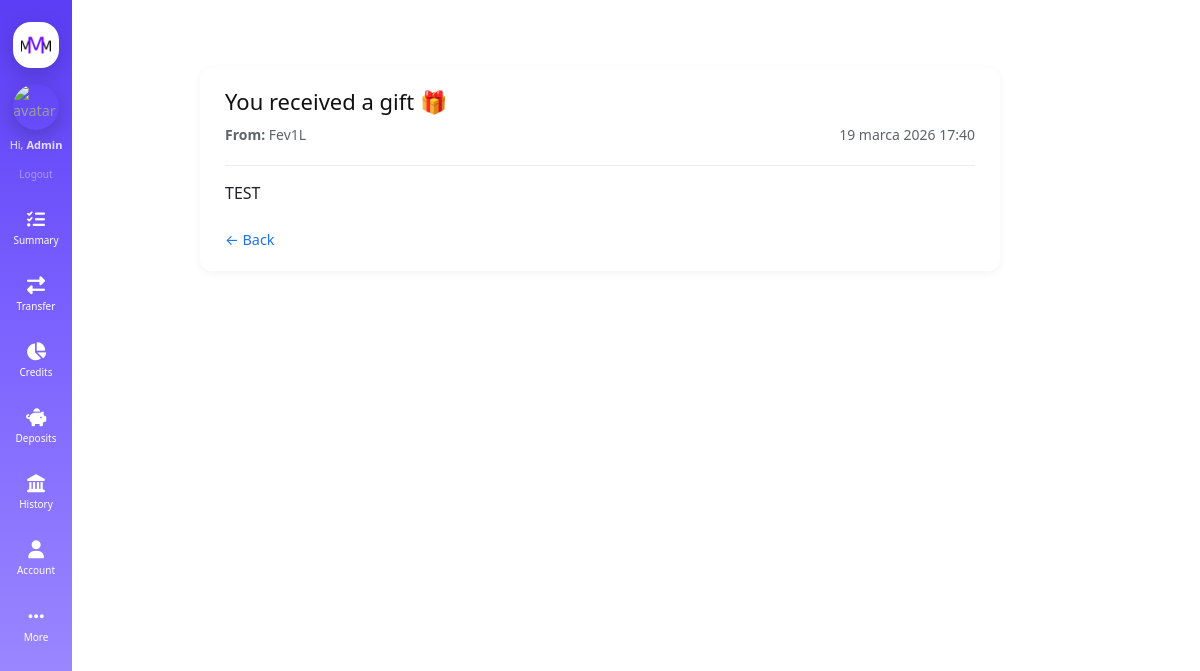
The app's page /inbox/12/ (signed in) with its own data.
### main/models.py (models this page shows, shortened)
class InboxMessage(models.Model):
    SYSTEM = "system"
    USER = "user"
    REQUEST = "request"
    GIFT = "gift"
    MESSAGE_TYPE = [
        (SYSTEM, "System"),
        (USER, "User"),
        (REQUEST, "Request"),
        (GIFT, "Gift"),
    ]
    receiver = models.ForeignKey(User, on_delete=models.CASCADE, related_name="messages")
    sender = models.ForeignKey(User, on_delete=models.SET_NULL, null=True, blank=True)
    title = models.CharField(max_length=255)
    content = models.TextField()
    type = models.CharField(max_length=10, choices=MESSAGE_TYPE, default=SYSTEM)
    amount = models.DecimalField(max_digits=12, decimal_places=2, null=True, blank=True)
    is_paid = models.BooleanField(default=False)
    is_read = models.BooleanField(default=False)
    created_at = models.DateTimeField(auto_now_add=True)

### main/views.py (the view)
# urls.py: path('inbox/<int:message_id>/', views.message_detail, name='message_detail'),
@login_required
def message_detail(request, message_id):
    msg = get_object_or_404(InboxMessage, id=message_id, receiver=request.user)
    if not msg.is_read:
        msg.is_read = True
        msg.save()
    return render(request, 'main/mail/mail.html', {'msg': msg})

### main/context_processors.py (called while the page is built)
def unread_messages(request):
    if request.user.is_authenticated:
        count = InboxMessage.objects.filter(
            receiver=request.user,
            is_read=False
        ).count()
    else:
        count = 0
    return {
        'unread_count': count
    }

### main/templatetags/sidebar_links.py (called while the page is built)
@register.simple_tag
def get_links():
    return [{
        'name': 'Summary',
        'href': '/',
        'icon': 'fa-regular fa-list-check',
    },{
        'name': 'Transfer',
        'href': '/contacts/',
        'icon': 'fa-regular fa-right-left',
    }, {
        'name': 'Credits',
        'href': '/credits/',
        'icon': 'fa-solid fa-chart-pie',
    }, {
        'name': 'Deposits',
        'href': '/deposits/',
        'icon': 'fa-solid fa-piggy-bank',
    },{
        'name': 'History',
        'href': '/history',
        'icon': 'fa-regular fa-landmark',
    },{
        'name': 'Account',
        'href': '/profile',
        'icon': 'fa-solid fa-user',
    },{
        'name': 'More',
        'href': '/more/',
        'icon': 'fa-ellipsis',
    }]

### main/templates/main/mail/mail.html (shortened to what this page needs)
{% extends 'main/mail/mail_layout.html' %}
{% block content %}
<div class="mail-container">
  <div class="mail-header">
    <h2>{{ msg.title }}</h2>
    <div class="mail-meta">
      {% if msg.sender %}
      <span><b>From:</b> {{ msg.sender.username }}</span>
      {% else %}
      <span><b>From:</b> System</span>
      {% endif %}
      <span class="mail-date">{{ msg.created_at }}</span>
    </div>
  </div>
  <div class="mail-body">
    <p>{{ msg.content }}</p>
  </div>
  <div class="mail-actions">
    <a href="/inbox/" class="btn-back">← Back</a>
  </div>
</div>
{% endblock %}

### main/templates/main/layout/sidebar.html (shortened to what this page needs)
{% load static %}
{% load sidebar_links %}
{% get_links as links %}
{% if request.user.is_authenticated %}
<div class="sidebar">
    <div class="sidebar-logo">
        <img src="{% static 'main/img/MMM-Logo.png' %}" alt="MMM Bank Logo">
    </div>
    <div class="sidebar-user">
        <a href="/profile" class="user-avatar">
            <img src="https://github.com/Fev1L.png" alt="avatar">
        </a>
        <div class="user-greeting">
            Hi, <strong>{{ request.user.username }}</strong>
        </div>
        <form method="POST" action="/logout">
            <button class="logout-btn" type="submit">Logout</button>
        </form>
    </div>
    <div class="sidebar-links">
        {% for link in links %}
        <a href="{{ link.href }}"
           class="sidebar-item {% if request.path == link.href %}active{% endif %}">
            <i class="fa-solid {{ link.icon }}"></i>
            <span>{{ link.name }}</span>
        </a>
        {% endfor %}
    </div>
</div>
{% endif %}

### main/static/main/css/main.css (style rules this page uses)
html, body { margin: 0; padding: 0; min-height: 100%; }
body { background-color: white; color: #111; overflow-x: hidden; overflow-y: auto; }
* { box-sizing: border-box; }
a { text-decoration: none; color: #9c9c9c; font-size: 0.9rem; transition: color 0.2s ease; }
.sidebar { position: fixed; top: 0; left: 0; width: clamp(72px, 5.5vw, 108px); height: 100vh; display: flex; flex-direction: column; align-items: center; gap: clamp(14px, 1.4vw, 22px); padding: clamp(16px, 1.8vw, 28px) 0; background: linear-gradient( 180deg, #5b3df5 0%, #7b61ff 40%, #a594ff 100% ); overflow-y: auto; overflow-x: hidden; z-index: 1100; }
.sidebar-logo { width: clamp(46px, 3.6vw, 62px); height: clamp(46px, 3.6vw, 62px); display: flex; align-items: center; justify-content: center; background: white; border-radius: 18px; padding: 8px; box-shadow: 0 6px 20px rgba(0,0,0,0.18); flex-shrink: 0; }
.sidebar-logo img { width: 100%; height: 100%; object-fit: contain; }
.sidebar-user { display: flex; flex-direction: column; align-items: center; gap: 8px; width: 100%; flex-shrink: 0; }
.user-avatar { width: clamp(46px, 3.8vw, 60px); height: clamp(46px, 3.8vw, 60px); border-radius: 50%; overflow: hidden; display: block; box-shadow: 0 6px 20px rgba(0,0,0,0.22); transition: transform .25s ease, box-shadow .25s ease; }
.user-avatar img { width: 100%; height: 100%; object-fit: cover; }
.user-greeting { font-size: clamp(11px, 0.72vw, 13px); color: rgba(255,255,255,0.82); text-align: center; line-height: 1.25; padding: 0 6px; }
.logout-btn { background: none; border: none; font-size: clamp(10px, 0.68vw, 12px); color: rgba(255,255,255,0.42); cursor: pointer; transition: color .2s ease; }
.sidebar-links { width: 100%; display: flex; flex-direction: column; align-items: center; gap: clamp(10px, 1vw, 16px); padding-bottom: 12px; }
.sidebar-item { position: relative; width: min(84%, 82px); display: flex; flex-direction: column; align-items: center; gap: clamp(4px, 0.5vw, 7px); color: #ffffff; padding: clamp(8px, 0.8vw, 12px); border-radius: 1rem; transition: all 0.25s ease; flex-shrink: 0; }
.sidebar-item i { font-size: clamp(18px, 1.45vw, 28px); }
.sidebar-item span { font-size: clamp(10px, 0.68vw, 13px); text-align: center; line-height: 1.1; }
.mail-container { max-width: 800px; margin: 20px auto; background: #fff; border-radius: 12px; padding: 20px 25px; box-shadow: 0 2px 10px rgba(0,0,0,0.05); }
.mail-header h2 { margin-bottom: 10px; font-size: 22px; }
.mail-meta { display: flex; justify-content: space-between; color: #5f6368; font-size: 14px; margin-bottom: 20px; }
.mail-body { font-size: 16px; color: #202124; line-height: 1.6; border-top: 1px solid #eee; padding-top: 15px; }
.mail-actions { margin-top: 20px; }
.btn-back { text-decoration: none; color: #1a73e8; }

### records on screen
InboxMessage: title "You received a gift 🎁", sender.username "Fev1L", created_at "19 marca 2026 17:40", content "TEST"

### other values on screen
{{ request.user.username }} "Admin"
{{ link.name }} "Summary" "Transfer" "Credits" "Deposits" "History" "Account" "More"
